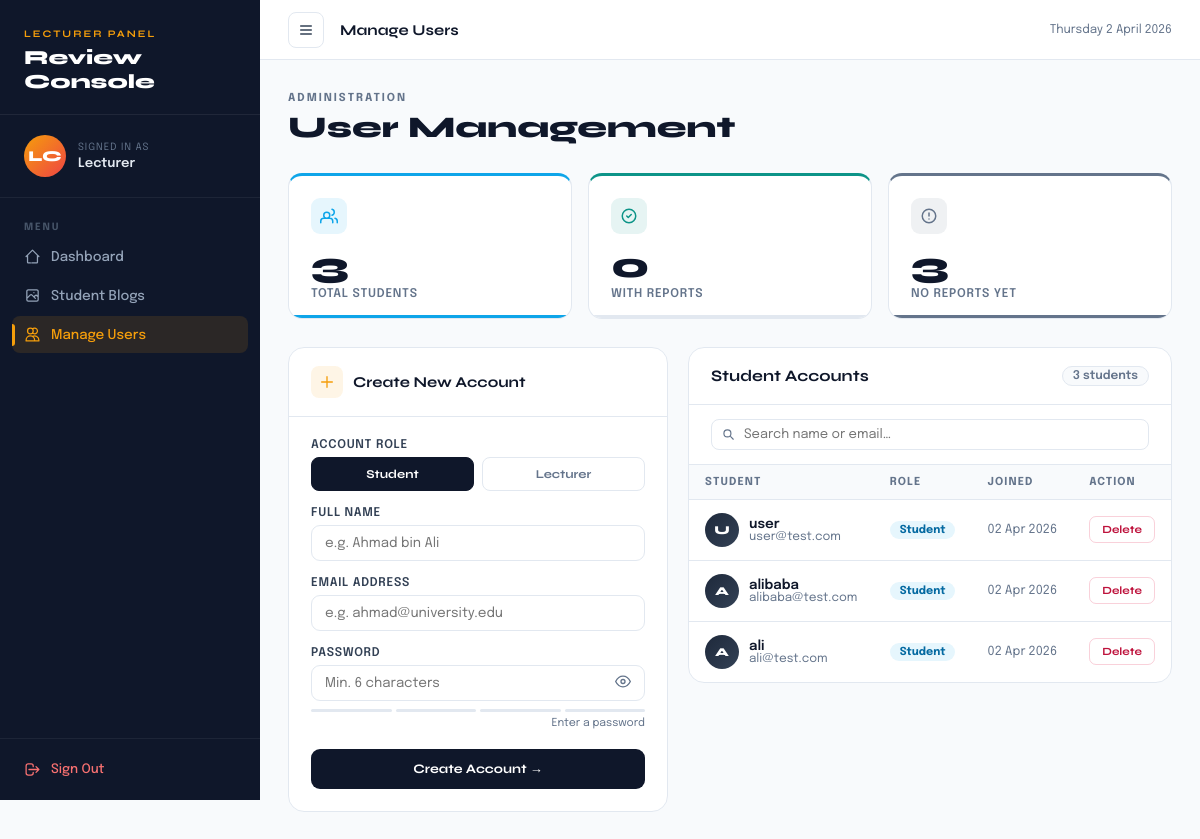
The page /lecturer/studentmanager.php (signed in) on the database its author committed.
### tables this page shows
CREATE TABLE `users` (
  `id` int(11) NOT NULL,
  `name` varchar(100) DEFAULT NULL,
  `email` varchar(100) DEFAULT NULL,
  `password` varchar(100) DEFAULT NULL,
  `role` varchar(20) DEFAULT NULL
);

### lecturer/studentmanager.php (the view, shortened to what this page needs)
<?php ini_set('display_errors', 1);
error_reporting(E_ALL); require '../config/config.php'; checkAuth(); if(!isLecturer()) die(); ?>
<?php
$users = [];
$res = $conn->query("SELECT id, name, email, role FROM users WHERE role = 'student' ORDER BY id DESC");
while($r = $res->fetch_assoc()) $users[] = $r;
$totalStudents = count($users);
$res2 = $conn->query("SELECT COUNT(DISTINCT student_id) c FROM reports"); $active = $res2->fetch_assoc()['c'];
?>
<!DOCTYPE html>
<html lang="en">
<head>
</head>
<body>
    <aside id="sidebar">
        <div class="sidebar-logo">
            <div class="role-tag">Lecturer Panel</div>
            <h1>Review<br>Console</h1>
        </div>
        <div class="sidebar-avatar">
            <div class="avatar-ring">LC</div>
            <div class="avatar-info">
                <small>Signed in as</small>
                <span>Lecturer</span>
            </div>
        </div>
        <nav class="sidebar-nav">
            <div class="nav-section-label">Menu</div>
            <a href="dashboard.php" class="nav-link">
                <svg fill="none" stroke="currentColor" stroke-width="1.8" viewBox="0 0 24 24">
                    <path stroke-linecap="round" stroke-linejoin="round"
                        d="M3 12l2-2m0 0l7-7 7 7M5 10v10a1 1 0 001 1h3m10-11l2 2m-2-2v10a1 1 0 01-1 1h-3m-4 0h4" />
                </svg>
                Dashboard
            </a>
            <a href="blogviewer.php" class="nav-link">
                <svg fill="none" stroke="currentColor" stroke-width="1.8" viewBox="0 0 24 24">
                    <path stroke-linecap="round" stroke-linejoin="round"
                        d="M4 16l4.586-4.586a2 2 0 012.828 0L16 16m-2-2l1.586-1.586a2 2 0 012.828 0L20 14m-6-6h.01M6 20h12a2 2 0 002-2V6a2 2 0 00-2-2H6a2 2 0 00-2 2v12a2 2 0 002 2z" />
                </svg>
                Student Blogs
            </a>
            <a href="manage_users.php" class="nav-link active">
                <svg fill="none" stroke="currentColor" stroke-width="1.8" viewBox="0 0 24 24">
                    <path stroke-linecap="round" stroke-linejoin="round"
                        d="M12 4.354a4 4 0 110 5.292M15 21H3v-1a6 6 0 0112 0v1zm0 0h6v-1a6 6 0 00-9-5.197M13 7a4 4 0 11-8 0 4 4 0 018 0z" />
                </svg>
                Manage Users
            </a>
        </nav>
        <div class="sidebar-footer">
            <a href="../auth/logout.php" class="logout-btn">
                <svg fill="none" stroke="currentColor" stroke-width="1.8" viewBox="0 0 24 24">
                    <path stroke-linecap="round" stroke-linejoin="round"
                        d="M17 16l4-4m0 0l-4-4m4 4H7m6 4v1a3 3 0 01-3 3H6a3 3 0 01-3-3V7a3 3 0 013-3h4a3 3 0 013 3v1" />
                </svg>
                Sign Out
            </a>
        </div>
    </aside>
    <main id="main">
        <div class="topbar">
            <button class="toggle-btn" onclick="toggleSidebar()" aria-label="Toggle sidebar">
                <svg width="16" height="16" fill="none" stroke="currentColor" stroke-width="2" viewBox="0 0 24 24">
                    <path stroke-linecap="round" stroke-linejoin="round" d="M4 6h16M4 12h16M4 18h16" />
                </svg>
            </button>
            <span class="topbar-title">Manage Users</span>
            <span class="topbar-date" id="topDate"></span>
        </div>
        <div class="content-wrap">
            <div class="page-header" style="animation:fadeUp 0.45s both;">
                <div class="eyebrow">Administration</div>
                <h2>User Management</h2>
            </div>
            <?php
      $inactive = $totalStudents - $active;
      $inactivePct = $totalStudents > 0 ? round(($inactive/$totalStudents)*100) : 0;
    ?>
            <div class="stats-grid">
                <div class="stat-card total-s">
                    <div class="stat-icon">
                        <svg width="18" height="18" fill="none" stroke="currentColor" stroke-width="2"
                            viewBox="0 0 24 24">
                            <path stroke-linecap="round" stroke-linejoin="round"
                                d="M17 21v-2a4 4 0 00-4-4H5a4 4 0 00-4 4v2M9 7a4 4 0 100 8 4 4 0 000-8zM23 21v-2a4 4 0 00-3-3.87M16 3.13a4 4 0 010 7.75" />
                        </svg>
                    </div>
                    <div class="stat-value"><?= $totalStudents ?></div>
                    <div class="stat-label">Total Students</div>
                    <div class="stat-bar">
                        <div class="stat-bar-fill" style="width:100%"></div>
                    </div>
                </div>
                <div class="stat-card active-s">
                    <div class="stat-icon">
                        <svg width="18" height="18" fill="none" stroke="currentColor" stroke-width="2"
                            viewBox="0 0 24 24">
                            <path stroke-linecap="round" stroke-linejoin="round"
                                d="M9 12l2 2 4-4m6 2a9 9 0 11-18 0 9 9 0 0118 0z" />
                        </svg>
                    </div>
                    <div class="stat-value"><?= $active ?></div>
                    <div class="stat-label">With Reports</div>
                    <div class="stat-bar">
                    </div>
                </div>
                <div class="stat-card inactive-s">
                    <div class="stat-icon">
                        <svg width="18" height="18" fill="none" stroke="currentColor" stroke-width="2"
                            viewBox="0 0 24 24">
                            <path stroke-linecap="round" stroke-linejoin="round"
                                d="M12 8v4m0 4h.01M21 12a9 9 0 11-18 0 9 9 0 0118 0z" />
                        </svg>
                    </div>
                    <div class="stat-value"><?= $inactive ?></div>
                    <div class="stat-label">No Reports Yet</div>
                    <div class="stat-bar">
                        <div class="stat-bar-fill" style="width:<?= $inactivePct ?>%"></div>
                    </div>
                </div>
            </div>
            <div class="two-col">
                <div>
                    <div class="form-card">
                        <div class="form-card-header">
                            <div class="icon-wrap">
                                <svg width="16" height="16" fill="none" stroke="currentColor" stroke-width="2"
                                    viewBox="0 0 24 24">
                                    <path stroke-linecap="round" stroke-linejoin="round" d="M12 4v16m8-8H4" />
                                </svg>
                            </div>
                            <h3>Create New Account</h3>
                        </div>
                        <div class="form-body">
                            <form method="POST" id="createForm">
                                <div class="form-group">
                                    <label class="form-label">Account Role</label>
                                    <div class="role-tabs">
                                        <button type="button" class="role-tab selected" id="tabStudent"
                                            onclick="selectRole('student')">
                                            Student
                                        </button>
                                        <button type="button" class="role-tab" id="tabLecturer"
                                            onclick="selectRole('lecturer')">
                                            Lecturer
                                        </button>
                                    </div>
                                </div>
                                <div class="form-group">
                                    <label class="form-label">Full Name</label>
                                    <input type="text" name="name" class="form-input" placeholder="e.g. Ahmad bin Ali"
                                        value="<?= htmlspecialchars($_POST['name'] ?? '') ?>" required>
                                </div>
                                <div class="form-group">
                                    <label class="form-label">Email Address</label>
                                    <input type="email" name="email" class="form-input"
                                        placeholder="e.g. ahmad@university.edu"
                                        value="<?= htmlspecialchars($_POST['email'] ?? '') ?>" required>
                                </div>
                                <div class="form-group">
                                    <label class="form-label">Password</label>
                                    <div class="pw-wrap">
                                        <input type="password" name="password" id="pwInput" class="form-input"
                                            placeholder="Min. 6 characters" oninput="checkStrength(this.value)"
                                            required>
                                        <button type="button" class="pw-toggle" onclick="togglePw()" title="Show/hide">
                                            <svg id="eyeIcon" width="16" height="16" fill="none" stroke="currentColor"
                                                stroke-width="2" viewBox="0 0 24 24">
                                                <path stroke-linecap="round" stroke-linejoin="round"
                                                    d="M1 12s4-8 11-8 11 8 11 8-4 8-11 8-11-8-11-8z" />
                                                <circle cx="12" cy="12" r="3" />
                                            </svg>
                                        </button>
                                    </div>
                                    <div class="strength-meter">
                                        <div class="strength-bar" id="s1"></div>
                                        <div class="strength-bar" id="s2"></div>
                                        <div class="strength-bar" id="s3"></div>
                                        <div class="strength-bar" id="s4"></div>
                                    </div>
                                    <div class="strength-label" id="strengthLabel">Enter a password</div>
                                </div>
                                <button type="submit" name="create_user" class="submit-btn">
                                    Create Account →
                                </button>
                            </form>
                        </div>
                    </div>
                </div>
                <div>
                    <div class="table-card">
                        <div class="table-card-header">
                            <h3>Student Accounts</h3>
                            <span class="count-pill" id="rowCount"><?= $totalStudents ?> students</span>
                        </div>
                        <div class="table-toolbar">
                            <div class="search-wrap">
                                <input type="text" class="search-input" id="searchInput"
                                    placeholder="Search name or email…" oninput="filterUsers()">
                            </div>
                        </div>
                        <div style="overflow-x:auto;">
                            <table>
                                <thead>
                                    <tr>
                                        <th>Student</th>
                                        <th>Role</th>
                                        <th>Joined</th>
                                        <th>Action</th>
                                    </tr>
                                </thead>
                                <tbody id="userTableBody">
                                    <?php if(empty($users)): ?>
                                    <tr>
                                        <td colspan="4">
                                            <div class="empty-state">
                                                <svg fill="none" stroke="currentColor" stroke-width="1.2"
                                                    viewBox="0 0 24 24">
                                                    <path stroke-linecap="round" stroke-linejoin="round"
                                                        d="M17 21v-2a4 4 0 00-4-4H5a4 4 0 00-4 4v2M9 7a4 4 0 100 8 4 4 0 000-8z" />
                                                </svg>
                                                <p style="font-weight:600;margin-bottom:4px;">No students yet</p>
                                                <p style="font-size:12px;">Create the first student account using the
                                                    form.</p>
                                            </div>
                                        </td>
                                    </tr>
                                    <?php else: ?>
                                    <?php foreach($users as $i => $u):
                  $initials = implode('', array_map(fn($w)=>strtoupper($w[0]), array_slice(explode(' ',$u['name']),0,2)));
                  $joined   = date('d M Y', strtotime($u['created_at'] ?? 'now'));
                ?>
                                    <tr data-search="<?= strtolower(htmlspecialchars($u['name'].' '.$u['email'])) ?>">
                                        <td>
                                            <div class="student-cell">
                                                <div class="student-dot"><?= $initials ?></div>
                                                <div>
                                                    <div class="student-name"><?= htmlspecialchars($u['name']) ?></div>
                                                    <div class="student-email"><?= htmlspecialchars($u['email']) ?>
                                                    </div>
                                                </div>
                                            </div>
                                        </td>
                                        <td>
                                            <span class="role-pill role-<?= $u['role'] ?>">
                                                <?= ucfirst($u['role']) ?>
                                            </span>
                                        </td>
                                        <td style="font-size:12.5px;color:var(--muted);"><?= $joined ?></td>
                                        <td>
                                            <button class="delete-btn"
                                                onclick="confirmDelete(<?= $u['id'] ?>, '<?= htmlspecialchars($u['name']) ?>')">
                                                Delete
                                            </button>
                                        </td>
                                    </tr>
                                    <?php endforeach; ?>
                                    <?php endif; ?>
                                </tbody>
                            </table>
                        </div>
                    </div>
                </div>
            </div>
        </div>
    </main>
</body>
</html>

### rows shown on the page
users: name "U", name "user", email "user@test.com", role "Student", joined "02 Apr 2026"
users: name "A", name "alibaba", email "alibaba@test.com", role "Student", joined "02 Apr 2026"
users: name "A", name "ali", email "ali@test.com", role "Student", joined "02 Apr 2026"

### other values the page prints
$totalStudents "3"
$active "0"
$inactive "3"
